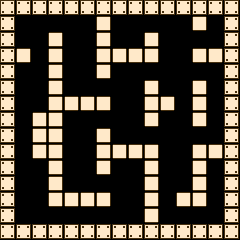

The image is a tile-based game level rendered from a .tmx file. Its description and complete source (layers, tilesets, objects, tile grids) follow:
An orthogonal 15x15 tile map with 16x16 px tiles, 1 tile layer (Foreground) and 34 objects (player_start).

<map version="1.0" orientation="orthogonal" width="15" height="15" tilewidth="16" tileheight="16">
 <properties>
  <property name="hp" value="3" />
  <property name="lv" value="1" />
 </properties>
 <tileset firstgid="1" name="chip" tilewidth="16" tileheight="16">
  <image source="chip.png" width="256" height="256" />
 </tileset>
 <layer name="Foreground" width="15" height="15">
  <properties>
   <property name="tileset" value="chip" />
  </properties>
  <data encoding="csv">
18,18,18,18,18,18,18,18,18,18,18,18,18,18,18,
18,0,0,0,0,0,17,0,0,0,0,0,17,0,18,
18,0,0,17,0,0,17,0,0,17,0,0,0,0,18,
18,17,0,17,0,0,17,17,17,17,0,0,17,17,18,
18,0,0,17,0,0,17,0,0,0,0,0,0,0,18,
18,0,0,17,0,0,0,0,0,17,0,0,17,0,18,
18,0,0,17,17,17,17,0,0,17,17,0,17,0,18,
18,0,17,17,0,0,0,0,0,17,0,0,17,0,18,
18,0,17,17,0,0,17,0,0,0,0,0,0,0,18,
18,0,17,17,0,0,17,17,17,17,0,0,17,17,18,
18,0,0,17,0,0,17,0,0,17,0,0,17,0,18,
18,0,0,17,0,0,0,0,0,17,0,0,17,0,18,
18,0,0,17,17,17,17,0,0,17,0,17,17,0,18,
18,0,0,0,0,0,0,0,0,17,0,0,0,0,18,
18,18,18,18,18,18,18,18,18,18,18,18,18,18,18
</data>
 </layer>
 <objectgroup color="#00ff00" name="object" width="15" height="15" opacity="0.48">
  <object name="start" type="player_start" gid="1" x="32" y="192" />
  <object gid="27" x="16" y="96" />
  <object gid="23" x="16" y="144" />
  <object gid="23" x="16" y="160" />
  <object gid="65" x="80" y="224" />
  <object gid="65" x="80" y="160" />
  <object gid="65" x="112" y="208" />
  <object gid="20" x="32" y="64" />
  <object gid="67" x="192" y="144" />
  <object gid="67" x="192" y="80" />
  <object gid="66" x="144" y="80" />
  <object gid="66" x="144" y="144" />
  <object gid="68" x="96" y="96" />
  <object gid="3" x="208" y="192" />
  <object gid="6" x="208" y="112" />
  <object gid="6" x="112" y="32" />
  <object gid="20" x="192" y="48" />
  <object gid="2" x="128" y="112" />
  <object gid="2" x="128" y="96" />
  <object gid="65" x="160" y="208" />
  <object gid="65" x="192" y="224" />
  <object gid="2" x="160" y="48" />
  <object gid="2" x="128" y="128" />
  <object gid="20" x="176" y="112" />
  <object gid="66" x="144" y="32" />
  <object gid="2" x="208" y="96" />
  <object gid="2" x="208" y="128" />
  <object gid="23" x="16" y="176" />
  <object gid="67" x="48" y="32" />
  <object gid="23" x="16" y="128" />
  <object gid="6" x="208" y="32" />
  <object gid="6" x="208" y="48" />
  <object gid="23" x="16" y="112" />
  <object gid="2" x="16" y="48" />
 </objectgroup>
</map>
